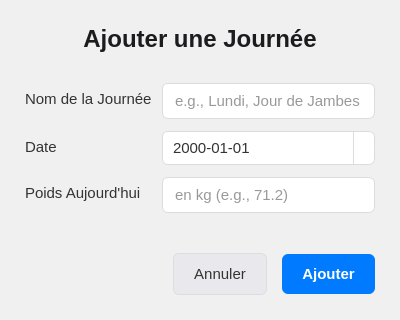
<?xml version="1.0" encoding="UTF-8"?>
<ui version="4.0">
 <class>CreateJourneeWidget</class>
 <widget class="QWidget" name="CreateJourneeWidget">
  <property name="geometry">
   <rect>
    <x>0</x>
    <y>0</y>
    <width>400</width>
    <height>320</height>
   </rect>
  </property>
  <property name="windowTitle">
   <string>Tracker2Perf - Ajouter Journée</string>
  </property>
  <property name="styleSheet">
   <string>/* === Main Widget === */
#CreateJourneeWidget {
    background-color: #F0F0F0; /* Slightly off-white */
}

/* === Labels === */
QLabel {
    font-size: 11pt;
    color: #333333;
    /* font-family: -apple-system, BlinkMacSystemFont, &quot;Segoe UI&quot;, Roboto, Helvetica, Arial, sans-serif; */
}

#titleLabel {
    font-size: 18pt; /* Prominent title */
    font-weight: bold;
    color: #1c1c1e;
    padding-bottom: 15px; /* Space below title */
}

/* Labels used in Form Layouts */
QFormLayout QLabel {
    padding-top: 5px; /* Align label nicely with input */
}

/* === Line Edits === */
QLineEdit {
    background-color: #FFFFFF;
    border: 1px solid #DCDCDC;
    border-radius: 6px;
    padding: 6px 10px;
    min-height: 22px;
    font-size: 11pt;
    color: #333333;
}

QLineEdit:focus {
    border: 1px solid #007AFF;
}

QLineEdit[placeholderText] {
    color: #AAAAAA;
}

/* === Date Edit === */
QDateEdit {
    background-color: #FFFFFF;
    border: 1px solid #DCDCDC;
    border-radius: 6px;
    padding: 5px 8px; /* Slightly less vertical padding needed */
    min-height: 22px;
    font-size: 11pt;
    color: #333333;
}
QDateEdit:focus {
    border: 1px solid #007AFF;
}

/* Style the dropdown button (optional, basic) */
QDateEdit::drop-down {
    subcontrol-origin: padding;
    subcontrol-position: top right;
    width: 20px;
    border-left-width: 1px;
    border-left-color: #DCDCDC;
    border-left-style: solid;
    border-top-right-radius: 6px;
    border-bottom-right-radius: 6px;
}
QDateEdit::down-arrow {
    /* Consider adding an arrow icon using 'image:' property and a resource file */
     image: url(noexist.png); /* Placeholder, use a real icon path */
     width: 12px;
     height: 12px;
}
QDateEdit::down-arrow:on { /* shift the arrow when popup is open */
    top: 1px;
    left: 1px;
}


/* === Action Buttons === */
QPushButton#saveButton {
    background-color: #007AFF; /* Primary action */
    color: #FFFFFF;
    border: none;
    border-radius: 6px;
    padding: 8px 20px;
    min-height: 24px;
    font-size: 11pt;
    font-weight: 500;
}
QPushButton#saveButton:hover { background-color: #3395FF; }
QPushButton#saveButton:pressed { background-color: #005ECB; }
QPushButton#saveButton:disabled { background-color: #DCDCDC; color: #A0A0A0; }

QPushButton#cancelButton {
    background-color: #E9E9ED; /* Secondary action */
    color: #333333;
    border: 1px solid #DCDCDC;
    border-radius: 6px;
    padding: 8px 20px;
    min-height: 24px;
    font-size: 11pt;
    font-weight: normal;
}
QPushButton#cancelButton:hover { background-color: #DDDDDF; border-color: #CFCFCF; }
QPushButton#cancelButton:pressed { background-color: #D5D5D7; }
   </string>
  </property>
  <layout class="QVBoxLayout" name="mainVLayout">
   <property name="spacing">
    <number>15</number>
   </property>
   <property name="leftMargin">
    <number>25</number>
   </property>
   <property name="topMargin">
    <number>25</number>
   </property>
   <property name="rightMargin">
    <number>25</number>
   </property>
   <property name="bottomMargin">
    <number>25</number>
   </property>
   <item>
    <widget class="QLabel" name="titleLabel">
     <property name="text">
      <string>Ajouter une Journée</string>
     </property>
     <property name="alignment">
      <set>Qt::AlignmentFlag::AlignCenter</set>
     </property>
    </widget>
   </item>
   <item>
    <layout class="QFormLayout" name="journeeFormLayout">
     <property name="labelAlignment">
      <set>Qt::AlignmentFlag::AlignLeading|Qt::AlignmentFlag::AlignLeft|Qt::AlignmentFlag::AlignVCenter</set>
     </property>
     <property name="horizontalSpacing">
      <number>10</number>
     </property>
     <property name="verticalSpacing">
      <number>12</number>
     </property>
     <item row="0" column="0">
      <widget class="QLabel" name="nomJourneeLabel">
       <property name="text">
        <string>Nom de la Journée</string>
       </property>
      </widget>
     </item>
     <item row="0" column="1">
      <widget class="QLineEdit" name="nomJourneeLineEdit">
       <property name="placeholderText">
        <string>e.g., Lundi, Jour de Jambes</string>
       </property>
      </widget>
     </item>
     <item row="1" column="0">
      <widget class="QLabel" name="dateLabel">
       <property name="text">
        <string>Date</string>
       </property>
      </widget>
     </item>
     <item row="1" column="1">
      <widget class="QDateEdit" name="dateEdit">
       <property name="displayFormat">
        <string>yyyy-MM-dd</string>
       </property>
       <property name="calendarPopup">
        <bool>true</bool>
       </property>
      </widget>
     </item>
     <item row="2" column="0">
      <widget class="QLabel" name="poidsAujourdhuiLabel">
       <property name="text">
        <string>Poids Aujourd'hui</string>
       </property>
      </widget>
     </item>
     <item row="2" column="1">
      <widget class="QLineEdit" name="poidsAujourdhuiLineEdit">
       <property name="placeholderText">
        <string>en kg (e.g., 71.2)</string>
       </property>
      </widget>
     </item>
    </layout>
   </item>
   <item>
    <spacer name="verticalSpacer">
     <property name="orientation">
      <enum>Qt::Orientation::Vertical</enum>
     </property>
     <property name="sizeType">
      <enum>QSizePolicy::Policy::Expanding</enum>
     </property>
     <property name="sizeHint" stdset="0">
      <size>
       <width>20</width>
       <height>20</height>
      </size>
     </property>
    </spacer>
   </item>
   <item>
    <layout class="QHBoxLayout" name="buttonBoxHLayout">
     <item>
      <spacer name="horizontalSpacer">
       <property name="orientation">
        <enum>Qt::Orientation::Horizontal</enum>
       </property>
       <property name="sizeHint" stdset="0">
        <size>
         <width>40</width>
         <height>20</height>
        </size>
       </property>
      </spacer>
     </item>
     <item>
      <widget class="QPushButton" name="cancelButton">
       <property name="text">
        <string>Annuler</string>
       </property>
      </widget>
     </item>
     <item>
      <widget class="QPushButton" name="saveButton">
       <property name="text">
        <string>Ajouter</string>
       </property>
       <property name="default">
        <bool>true</bool>
       </property>
      </widget>
     </item>
    </layout>
   </item>
  </layout>
 </widget>
 <resources/>
 <connections/>
</ui>
